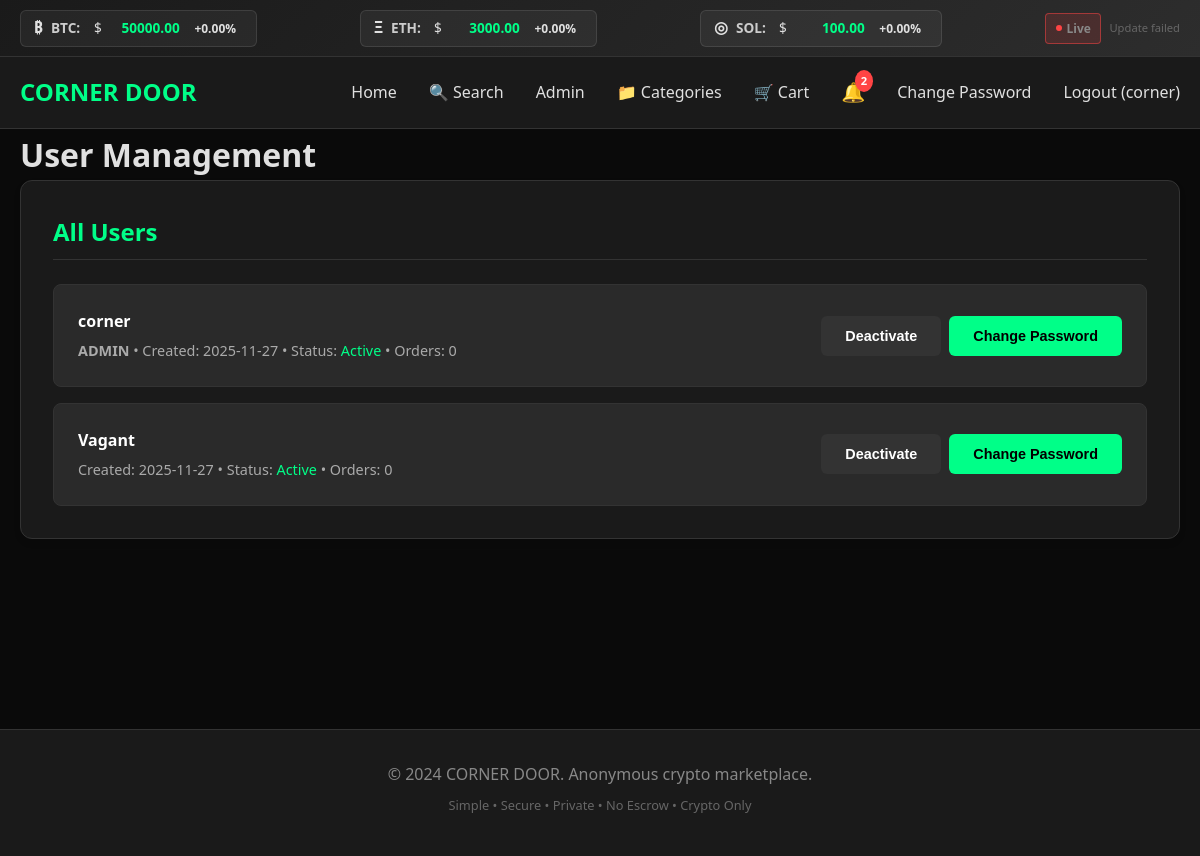
Before: /admin/users (signed in) with the older database file.
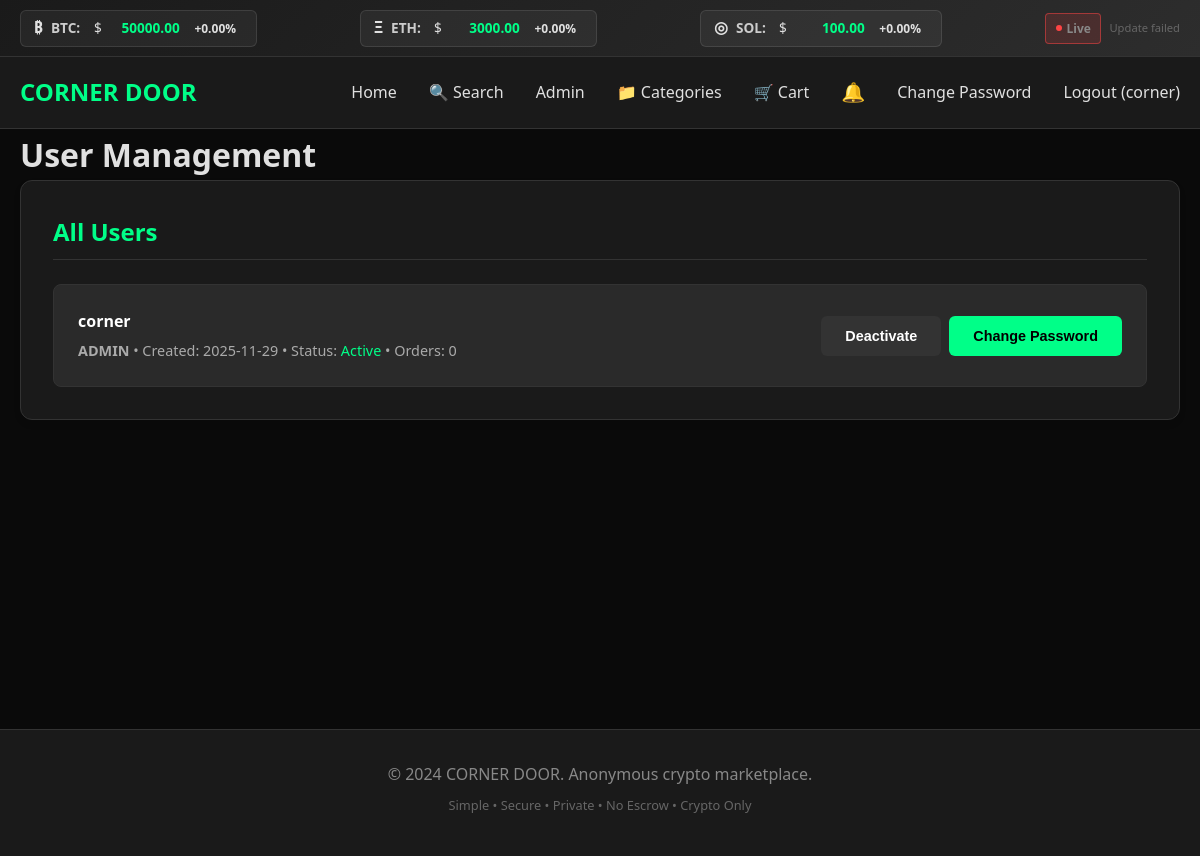
After: the same page with the newer database file.
### app.py (models this page shows, shortened)
class User(UserMixin, db.Model):
    id = db.Column(db.Integer, primary_key=True)
    username = db.Column(db.String(80), unique=True, nullable=False)
    password_hash = db.Column(db.String(120), nullable=False)
    recovery_phrase = db.Column(db.String(200))
    created_at = db.Column(db.DateTime, default=datetime.utcnow)
    is_active = db.Column(db.Boolean, default=True)
    is_admin = db.Column(db.Boolean, default=False)
    ip_hash = db.Column(db.String(64))
    unread_notifications = db.Column(db.Integer, default=0)
    unread_messages = db.Column(db.Integer, default=0)

### app.py (the view)
@app.route('/admin/users')
@login_required
def admin_users():
    if not current_user.is_admin:
        flash('Access denied', 'error')
        return redirect(url_for('index'))
    users = User.query.all()
    return render_template('admin/users.html', users=users)

### app.py (called while the page is built)
@app.context_processor
def utility_processor():
    return dict(usd_to_crypto=usd_to_crypto)

@login_manager.user_loader
def load_user(user_id):
    return db.session.get(User, int(user_id))

### templates/admin/users.html
{% extends "base.html" %}
{% block content %}
<h1>User Management</h1>
<div class="admin-section">
    <h2>All Users</h2>
    <div class="user-list">
        {% for user in users %}
        <div class="user-card">
            <div class="user-info">
                <div class="user-username">{{ user.username }}</div>
                <div class="user-details">
                    {% if user.is_admin %}<strong>ADMIN</strong> • {% endif %}
                    Created: {{ user.created_at.strftime('%Y-%m-%d') }} •
                    Status: <span style="color: {% if user.is_active %}#00ff88{% else %}#ff4444{% endif %};">
                        {{ 'Active' if user.is_active else 'Inactive' }}
                    </span> •
                    Orders: {{ user.orders|length }}
                </div>
            </div>
            <div class="user-actions">
                <button onclick="toggleUser({{ user.id }})" class="btn btn-secondary">
                    {{ 'Deactivate' if user.is_active else 'Activate' }}
                </button>
                <button onclick="changeUserPassword({{ user.id }})" class="btn">Change Password</button>
            </div>
        </div>
        {% endfor %}
    </div>
</div>
{% endblock %}

### templates/base.html (shortened to what this page needs)
<!DOCTYPE html>
<html lang="en">
<head>
    <link rel="stylesheet" href="{{ url_for('static', filename='css/style.css') }}">
</head>
<body>
    <div class="crypto-ticker">
        <div class="container ticker-content">
            <div class="ticker-item">
                <span class="crypto-logo">₿</span>
                <span class="crypto-name">BTC:</span>
                $<span class="price" id="btc-price">{{ "%.2f"|format(crypto_prices.BTC) if crypto_prices else "50000.00" }}</span>
                <span class="price-change" id="btc-change">+0.00%</span>
            </div>
            <div class="ticker-item">
                <span class="crypto-logo">Ξ</span>
                <span class="crypto-name">ETH:</span>
                $<span class="price" id="eth-price">{{ "%.2f"|format(crypto_prices.ETH) if crypto_prices else "3000.00" }}</span>
                <span class="price-change" id="eth-change">+0.00%</span>
            </div>
            <div class="ticker-item">
                <span class="crypto-logo">◎</span>
                <span class="crypto-name">SOL:</span>
                $<span class="price" id="sol-price">{{ "%.2f"|format(crypto_prices.SOL) if crypto_prices else "100.00" }}</span>
                <span class="price-change" id="sol-change">+0.00%</span>
            </div>
            <div class="ticker-status">
                <span class="status-indicator" id="status-indicator">
                    <span class="status-dot"></span>
                    <span class="status-text">Live</span>
                </span>
                <span class="last-update" id="last-update">Updating...</span>
            </div>
        </div>
    </div>
    <header>
        <nav class="container">
            <div class="logo">CORNER DOOR</div>
            <div class="nav-links">
                <a href="{{ url_for('index') }}">Home</a>
                <a href="{{ url_for('search') }}">🔍 Search</a>
                {% if current_user.is_authenticated %}
                    {% if current_user.is_admin %}
                        <a href="{{ url_for('admin_dashboard') }}">Admin</a>
                    {% endif %}
                    {% if current_user.is_admin %}
                       <a href="{{ url_for('admin_categories') }}">📁 Categories</a>
                    {% endif %}
                    <a href="{{ url_for('view_cart') }}">🛒 Cart</a>
                    <div class="notification-bell">
                        <a href="{{ url_for('notifications') }}" class="notification-link">
                            🔔
                            {% if current_user.unread_notifications > 0 %}
                                <span class="notification-badge">{{ current_user.unread_notifications }}</span>
                            {% endif %}
                        </a>
                    </div>
                    <a href="{{ url_for('change_password') }}">Change Password</a>
                    <a href="{{ url_for('logout') }}">Logout ({{ current_user.username }})</a>
                {% else %}
                    <a href="{{ url_for('login') }}">Login</a>
                    <a href="{{ url_for('register') }}">Register</a>
                {% endif %}
            </div>
        </nav>
    </header>
    <main class="container">
        {% block content %}{% endblock %}
    </main>
    <footer>
        <div class="container">
            <p>&copy; 2024 CORNER DOOR. Anonymous crypto marketplace.</p>
            <p style="font-size: 0.8rem; color: #666; margin-top: 0.5rem;">
                Simple • Secure • Private • No Escrow • Crypto Only
            </p>
        </div>
    </footer>
</body>
</html>

Changed rows visible on the page:
removed User: unread_notifications "2", username "corner", is_admin "ADMIN", created_at "2025-11-27", is_active "Active", orders|length "0", is_active "Deactivate"
removed User: username "Vagant", created_at "2025-11-27", is_active "Active", orders|length "0", is_active "Deactivate"
added User: username "corner", is_admin "ADMIN", created_at "2025-11-29", is_active "Active", orders|length "0", is_active "Deactivate"
changed User "corner": unread_notifications 2 → 0 (drawn)
